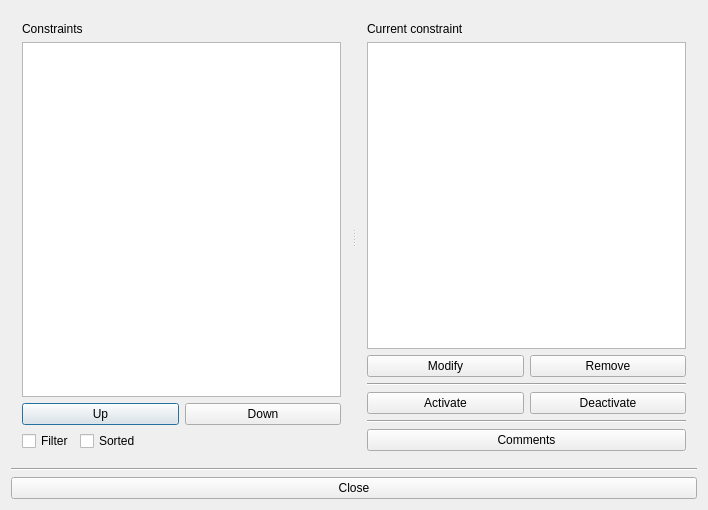
<?xml version="1.0" encoding="UTF-8"?>
<ui version="4.0">
 <class>AllTimeConstraintsForm_template</class>
 <widget class="QDialog" name="AllTimeConstraintsForm_template">
  <property name="geometry">
   <rect>
    <x>0</x>
    <y>0</y>
    <width>708</width>
    <height>510</height>
   </rect>
  </property>
  <property name="windowTitle">
   <string extracomment="This is the title of the dialog to see the list of all constraints of this type">All time constraints</string>
  </property>
  <layout class="QGridLayout" name="gridLayout">
   <item row="0" column="0">
    <widget class="QSplitter" name="splitter">
     <property name="orientation">
      <enum>Qt::Horizontal</enum>
     </property>
     <widget class="QWidget" name="">
      <layout class="QVBoxLayout" name="verticalLayout_3">
       <item>
        <layout class="QVBoxLayout" name="verticalLayout_2">
         <item>
          <widget class="QLabel" name="constraintsTextLabel">
           <property name="frameShape">
            <enum>QFrame::NoFrame</enum>
           </property>
           <property name="frameShadow">
            <enum>QFrame::Plain</enum>
           </property>
           <property name="text">
            <string>Constraints</string>
           </property>
           <property name="wordWrap">
            <bool>false</bool>
           </property>
          </widget>
         </item>
         <item>
          <widget class="QListWidget" name="constraintsListWidget"/>
         </item>
        </layout>
       </item>
       <item>
        <layout class="QHBoxLayout" name="horizontalLayout_2">
         <item>
          <widget class="QPushButton" name="moveTimeConstraintUpPushButton">
           <property name="text">
            <string comment="It means move the item up in the list">Up</string>
           </property>
          </widget>
         </item>
         <item>
          <widget class="QPushButton" name="moveTimeConstraintDownPushButton">
           <property name="text">
            <string comment="It means move the item down in the list">Down</string>
           </property>
          </widget>
         </item>
        </layout>
       </item>
       <item>
        <layout class="QHBoxLayout" name="horizontalLayout_5">
         <item>
          <layout class="QHBoxLayout" name="horizontalLayout">
           <item>
            <widget class="QCheckBox" name="filterCheckBox">
             <property name="text">
              <string>Filter</string>
             </property>
            </widget>
           </item>
           <item>
            <widget class="QCheckBox" name="sortedCheckBox">
             <property name="text">
              <string comment="It refers to time constraints">Sorted</string>
             </property>
            </widget>
           </item>
          </layout>
         </item>
         <item>
          <spacer name="horizontalSpacer">
           <property name="orientation">
            <enum>Qt::Horizontal</enum>
           </property>
           <property name="sizeType">
            <enum>QSizePolicy::Expanding</enum>
           </property>
           <property name="sizeHint" stdset="0">
            <size>
             <width>103</width>
             <height>20</height>
            </size>
           </property>
          </spacer>
         </item>
        </layout>
       </item>
      </layout>
     </widget>
     <widget class="QWidget" name="">
      <layout class="QVBoxLayout" name="verticalLayout">
       <item>
        <widget class="QLabel" name="currentConstraintTextLabel">
         <property name="text">
          <string>Current constraint</string>
         </property>
         <property name="wordWrap">
          <bool>false</bool>
         </property>
        </widget>
       </item>
       <item>
        <widget class="QPlainTextEdit" name="currentConstraintTextEdit"/>
       </item>
       <item>
        <layout class="QHBoxLayout" name="horizontalLayout_3">
         <item>
          <widget class="QPushButton" name="modifyConstraintPushButton">
           <property name="text">
            <string>Modify</string>
           </property>
          </widget>
         </item>
         <item>
          <widget class="QPushButton" name="removeConstraintPushButton">
           <property name="text">
            <string>Remove</string>
           </property>
          </widget>
         </item>
        </layout>
       </item>
       <item>
        <widget class="Line" name="line">
         <property name="orientation">
          <enum>Qt::Horizontal</enum>
         </property>
        </widget>
       </item>
       <item>
        <layout class="QHBoxLayout" name="horizontalLayout_4">
         <item>
          <widget class="QPushButton" name="activatePushButton">
           <property name="text">
            <string comment="Refers to activating a time constraint">Activate</string>
           </property>
          </widget>
         </item>
         <item>
          <widget class="QPushButton" name="deactivatePushButton">
           <property name="text">
            <string comment="Refers to deactivating a time constraint">Deactivate</string>
           </property>
          </widget>
         </item>
        </layout>
       </item>
       <item>
        <widget class="Line" name="line_2">
         <property name="orientation">
          <enum>Qt::Horizontal</enum>
         </property>
        </widget>
       </item>
       <item>
        <widget class="QPushButton" name="commentsPushButton">
         <property name="text">
          <string>Comments</string>
         </property>
        </widget>
       </item>
      </layout>
     </widget>
    </widget>
   </item>
   <item row="1" column="0">
    <widget class="Line" name="line_3">
     <property name="orientation">
      <enum>Qt::Horizontal</enum>
     </property>
    </widget>
   </item>
   <item row="2" column="0">
    <widget class="QPushButton" name="closePushButton">
     <property name="text">
      <string>Close</string>
     </property>
    </widget>
   </item>
  </layout>
 </widget>
 <layoutdefault spacing="6" margin="11"/>
 <resources/>
 <connections/>
</ui>
